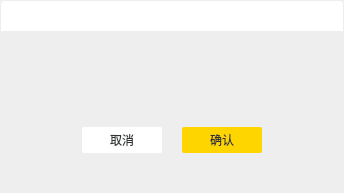
<?xml version="1.0" encoding="UTF-8"?>
<ui version="4.0">
 <class>commonTipDlg</class>
 <widget class="QDialog" name="commonTipDlg">
  <property name="geometry">
   <rect>
    <x>0</x>
    <y>0</y>
    <width>344</width>
    <height>193</height>
   </rect>
  </property>
  <property name="windowTitle">
   <string>Dialog</string>
  </property>
  <property name="styleSheet">
   <string notr="true">QWidget{
background-color: #eeeeee;
}
QLabel{
font-family:&quot;微软雅黑&quot;;
font-size:12px;
color:#868989;
line-height:12px;
text-align:right;
}
QPushButton{
font-family:&quot;微软雅黑&quot;;
font-size:12px;
color:#323434;
letter-spacing:0;
line-height:12px;
text-align:center;
}</string>
  </property>
  <layout class="QVBoxLayout" name="verticalLayout">
   <property name="spacing">
    <number>0</number>
   </property>
   <property name="leftMargin">
    <number>0</number>
   </property>
   <property name="topMargin">
    <number>0</number>
   </property>
   <property name="rightMargin">
    <number>0</number>
   </property>
   <property name="bottomMargin">
    <number>0</number>
   </property>
   <item>
    <widget class="QWidget" name="titleWidget" native="true">
     <property name="minimumSize">
      <size>
       <width>0</width>
       <height>32</height>
      </size>
     </property>
     <property name="maximumSize">
      <size>
       <width>16777215</width>
       <height>32</height>
      </size>
     </property>
     <property name="styleSheet">
      <string notr="true">#titleWidget{
border:1px solid #eeeeee;
border-top-left-radius:4px;
border-top-right-radius:4px;
background:#ffffff;
}</string>
     </property>
     <layout class="QHBoxLayout" name="horizontalLayout">
      <item alignment="Qt::AlignHCenter">
       <widget class="QLabel" name="titleLabel">
        <property name="styleSheet">
         <string notr="true">background:#ffffff;</string>
        </property>
        <property name="text">
         <string/>
        </property>
       </widget>
      </item>
     </layout>
    </widget>
   </item>
   <item>
    <widget class="QWidget" name="contentWidget" native="true">
     <property name="styleSheet">
      <string notr="true">#contentWidget{
border:1px solid #eeeeee;
border-bottom-left-radius:4px;
border-bottom-right-radius:4px;
}</string>
     </property>
     <layout class="QVBoxLayout" name="verticalLayout_2">
      <property name="spacing">
       <number>20</number>
      </property>
      <property name="leftMargin">
       <number>12</number>
      </property>
      <property name="topMargin">
       <number>40</number>
      </property>
      <property name="rightMargin">
       <number>12</number>
      </property>
      <property name="bottomMargin">
       <number>40</number>
      </property>
      <item>
       <widget class="QLabel" name="tipLabel">
        <property name="sizePolicy">
         <sizepolicy hsizetype="Preferred" vsizetype="Expanding">
          <horstretch>0</horstretch>
          <verstretch>0</verstretch>
         </sizepolicy>
        </property>
        <property name="text">
         <string/>
        </property>
        <property name="scaledContents">
         <bool>false</bool>
        </property>
        <property name="alignment">
         <set>Qt::AlignCenter</set>
        </property>
        <property name="wordWrap">
         <bool>true</bool>
        </property>
       </widget>
      </item>
      <item>
       <layout class="QHBoxLayout" name="horizontalLayout_2">
        <property name="spacing">
         <number>20</number>
        </property>
        <item>
         <spacer name="horizontalSpacer">
          <property name="orientation">
           <enum>Qt::Horizontal</enum>
          </property>
          <property name="sizeHint" stdset="0">
           <size>
            <width>40</width>
            <height>20</height>
           </size>
          </property>
         </spacer>
        </item>
        <item>
         <widget class="QPushButton" name="cancelBtn">
          <property name="minimumSize">
           <size>
            <width>80</width>
            <height>26</height>
           </size>
          </property>
          <property name="maximumSize">
           <size>
            <width>80</width>
            <height>26</height>
           </size>
          </property>
          <property name="styleSheet">
           <string notr="true">#cancelBtn{
background:#ffffff;
border-radius:2px;
}
#cancelBtn:pressed{
margin:1px;
}</string>
          </property>
          <property name="text">
           <string>取消</string>
          </property>
         </widget>
        </item>
        <item>
         <widget class="QPushButton" name="confirmBtn">
          <property name="minimumSize">
           <size>
            <width>80</width>
            <height>26</height>
           </size>
          </property>
          <property name="maximumSize">
           <size>
            <width>80</width>
            <height>26</height>
           </size>
          </property>
          <property name="styleSheet">
           <string notr="true">#confirmBtn{
background:#ffd500;
border-radius:2px;
}
#confirmBtn:pressed{
margin:1px;
}</string>
          </property>
          <property name="text">
           <string>确认</string>
          </property>
         </widget>
        </item>
        <item>
         <spacer name="horizontalSpacer_2">
          <property name="orientation">
           <enum>Qt::Horizontal</enum>
          </property>
          <property name="sizeHint" stdset="0">
           <size>
            <width>40</width>
            <height>20</height>
           </size>
          </property>
         </spacer>
        </item>
       </layout>
      </item>
     </layout>
    </widget>
   </item>
  </layout>
 </widget>
 <resources/>
 <connections/>
</ui>
